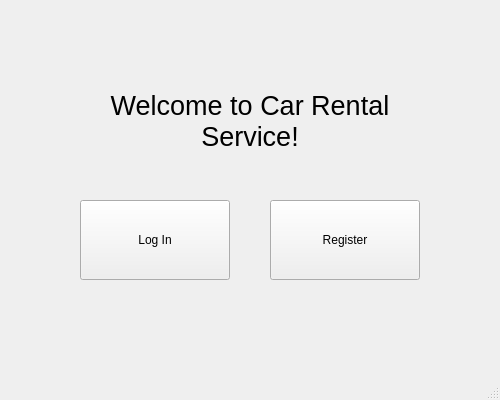
<?xml version="1.0" encoding="UTF-8"?>
<ui version="4.0">
 <class>startup_window</class>
 <widget class="QMainWindow" name="startup_window">
  <property name="geometry">
   <rect>
    <x>0</x>
    <y>0</y>
    <width>500</width>
    <height>400</height>
   </rect>
  </property>
  <property name="windowTitle">
   <string>Welcome to Car Rental Service</string>
  </property>
  <widget class="QWidget" name="centralwidget">
   <widget class="QPushButton" name="login_button">
    <property name="geometry">
     <rect>
      <x>80</x>
      <y>200</y>
      <width>150</width>
      <height>80</height>
     </rect>
    </property>
    <property name="text">
     <string>Log In</string>
    </property>
   </widget>
   <widget class="QPushButton" name="register_button">
    <property name="geometry">
     <rect>
      <x>270</x>
      <y>200</y>
      <width>150</width>
      <height>80</height>
     </rect>
    </property>
    <property name="text">
     <string>Register</string>
    </property>
   </widget>
   <widget class="QLabel" name="label">
    <property name="geometry">
     <rect>
      <x>110</x>
      <y>80</y>
      <width>280</width>
      <height>81</height>
     </rect>
    </property>
    <property name="font">
     <font>
      <pointsize>20</pointsize>
     </font>
    </property>
    <property name="text">
     <string>Welcome to Car Rental Service!</string>
    </property>
    <property name="alignment">
     <set>Qt::AlignCenter</set>
    </property>
    <property name="wordWrap">
     <bool>true</bool>
    </property>
   </widget>
  </widget>
  <widget class="QMenuBar" name="menubar">
   <property name="geometry">
    <rect>
     <x>0</x>
     <y>0</y>
     <width>500</width>
     <height>26</height>
    </rect>
   </property>
  </widget>
  <widget class="QStatusBar" name="statusbar"/>
 </widget>
 <resources/>
 <connections/>
</ui>
